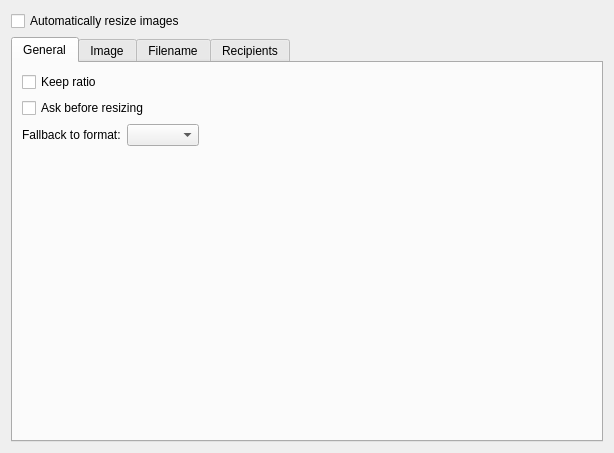
<?xml version="1.0" encoding="UTF-8"?>
<ui version="4.0">
 <class>ImageScalingWidget</class>
 <widget class="QWidget" name="ImageScalingWidget">
  <property name="geometry">
   <rect>
    <x>0</x>
    <y>0</y>
    <width>614</width>
    <height>453</height>
   </rect>
  </property>
  <layout class="QVBoxLayout" name="verticalLayout">
   <item>
    <widget class="QCheckBox" name="enabledAutoResize">
     <property name="text">
      <string>Automatically resize images</string>
     </property>
    </widget>
   </item>
   <item>
    <widget class="QTabWidget" name="tabWidget">
     <property name="currentIndex">
      <number>0</number>
     </property>
     <widget class="QWidget" name="tab">
      <attribute name="title">
       <string>General</string>
      </attribute>
      <layout class="QGridLayout" name="gridLayout_4">
       <item row="0" column="0">
        <widget class="QCheckBox" name="KeepImageRatio">
         <property name="text">
          <string>Keep ratio</string>
         </property>
        </widget>
       </item>
       <item row="1" column="0">
        <widget class="QCheckBox" name="AskBeforeResizing">
         <property name="text">
          <string>Ask before resizing</string>
         </property>
        </widget>
       </item>
       <item row="2" column="0">
        <layout class="QHBoxLayout" name="horizontalLayout">
         <item>
          <widget class="QLabel" name="label">
           <property name="text">
            <string>Fallback to format:</string>
           </property>
          </widget>
         </item>
         <item>
          <widget class="KComboBox" name="WriteToImageFormat"/>
         </item>
        </layout>
       </item>
       <item row="2" column="1">
        <spacer name="horizontalSpacer">
         <property name="orientation">
          <enum>Qt::Horizontal</enum>
         </property>
         <property name="sizeHint" stdset="0">
          <size>
           <width>350</width>
           <height>20</height>
          </size>
         </property>
        </spacer>
       </item>
       <item row="3" column="1">
        <spacer name="verticalSpacer">
         <property name="orientation">
          <enum>Qt::Vertical</enum>
         </property>
         <property name="sizeHint" stdset="0">
          <size>
           <width>20</width>
           <height>40</height>
          </size>
         </property>
        </spacer>
       </item>
      </layout>
     </widget>
     <widget class="QWidget" name="tab_2">
      <attribute name="title">
       <string>Image</string>
      </attribute>
      <layout class="QVBoxLayout" name="verticalLayout_2">
       <item>
        <widget class="QCheckBox" name="ReduceImageToMaximum">
         <property name="text">
          <string>Reduce image to maximum dimension:</string>
         </property>
        </widget>
       </item>
       <item>
        <layout class="QFormLayout" name="formLayout">
         <property name="fieldGrowthPolicy">
          <enum>QFormLayout::ExpandingFieldsGrow</enum>
         </property>
         <item row="0" column="0">
          <layout class="QVBoxLayout" name="verticalLayout_4">
           <item>
            <widget class="QLabel" name="label_2">
             <property name="text">
              <string>Maximum width:</string>
             </property>
            </widget>
           </item>
           <item>
            <widget class="QLabel" name="label_3">
             <property name="text">
              <string>Maximum height:</string>
             </property>
            </widget>
           </item>
          </layout>
         </item>
         <item row="0" column="1">
          <layout class="QGridLayout" name="gridLayout_2">
           <item row="0" column="0">
            <widget class="KComboBox" name="CBMaximumWidth"/>
           </item>
           <item row="2" column="0">
            <widget class="KComboBox" name="CBMaximumHeight"/>
           </item>
           <item row="0" column="1">
            <widget class="QSpinBox" name="customMaximumWidth">
             <property name="suffix">
              <string> px</string>
             </property>
             <property name="minimum">
              <number>1</number>
             </property>
             <property name="maximum">
              <number>999999</number>
             </property>
            </widget>
           </item>
           <item row="2" column="1">
            <widget class="QSpinBox" name="customMaximumHeight">
             <property name="suffix">
              <string> px</string>
             </property>
             <property name="minimum">
              <number>1</number>
             </property>
             <property name="maximum">
              <number>999999</number>
             </property>
            </widget>
           </item>
          </layout>
         </item>
        </layout>
       </item>
       <item>
        <widget class="QCheckBox" name="EnlargeImageToMinimum">
         <property name="text">
          <string>Enlarge image to minimum dimension</string>
         </property>
        </widget>
       </item>
       <item>
        <layout class="QFormLayout" name="formLayout_2">
         <item row="0" column="0">
          <layout class="QVBoxLayout" name="verticalLayout_5">
           <item>
            <widget class="QLabel" name="label_4">
             <property name="text">
              <string>Minimum width:</string>
             </property>
            </widget>
           </item>
           <item>
            <widget class="QLabel" name="label_5">
             <property name="text">
              <string>Minimum height:</string>
             </property>
            </widget>
           </item>
          </layout>
         </item>
         <item row="0" column="1">
          <layout class="QGridLayout" name="gridLayout_3">
           <item row="0" column="0">
            <widget class="KComboBox" name="CBMinimumWidth"/>
           </item>
           <item row="2" column="0">
            <widget class="KComboBox" name="CBMinimumHeight"/>
           </item>
           <item row="0" column="1">
            <widget class="QSpinBox" name="customMinimumWidth">
             <property name="suffix">
              <string> px</string>
             </property>
             <property name="minimum">
              <number>1</number>
             </property>
             <property name="maximum">
              <number>999999</number>
             </property>
            </widget>
           </item>
           <item row="2" column="1">
            <widget class="QSpinBox" name="customMinimumHeight">
             <property name="suffix">
              <string> px</string>
             </property>
             <property name="minimum">
              <number>1</number>
             </property>
             <property name="maximum">
              <number>999999</number>
             </property>
            </widget>
           </item>
          </layout>
         </item>
        </layout>
       </item>
       <item>
        <layout class="QHBoxLayout" name="horizontalLayout_2">
         <item>
          <widget class="QCheckBox" name="skipImageSizeLower">
           <property name="text">
            <string>Skip image whose size of the source file is lower than:</string>
           </property>
          </widget>
         </item>
         <item>
          <widget class="QSpinBox" name="imageSize">
           <property name="suffix">
            <string> KiB</string>
           </property>
           <property name="maximum">
            <number>99999</number>
           </property>
          </widget>
         </item>
        </layout>
       </item>
       <item>
        <spacer name="verticalSpacer_2">
         <property name="orientation">
          <enum>Qt::Vertical</enum>
         </property>
         <property name="sizeHint" stdset="0">
          <size>
           <width>20</width>
           <height>40</height>
          </size>
         </property>
        </spacer>
       </item>
      </layout>
     </widget>
     <widget class="QWidget" name="tab_3">
      <attribute name="title">
       <string>Filename</string>
      </attribute>
      <layout class="QVBoxLayout" name="verticalLayout_3">
       <item>
        <widget class="QGroupBox" name="filterSourceGroupBox">
         <property name="title">
          <string>Source filter</string>
         </property>
         <layout class="QVBoxLayout" name="verticalLayout_6">
          <item>
           <widget class="QRadioButton" name="notFilterFilename">
            <property name="text">
             <string>Do not filter (All files are included)</string>
            </property>
            <property name="checked">
             <bool>true</bool>
            </property>
           </widget>
          </item>
          <item>
           <widget class="QRadioButton" name="includeFilesWithPattern">
            <property name="text">
             <string>Include all files whose names contains one of the patterns</string>
            </property>
           </widget>
          </item>
          <item>
           <widget class="QRadioButton" name="excludeFilesWithPattern">
            <property name="text">
             <string>Exclude all files whose names contains one of the patterns</string>
            </property>
           </widget>
          </item>
          <item>
           <layout class="QHBoxLayout" name="horizontalLayout_3">
            <item>
             <widget class="QLabel" name="patternLabel">
              <property name="text">
               <string>Pattern:</string>
              </property>
             </widget>
            </item>
            <item>
             <widget class="KLineEdit" name="pattern">
              <property name="whatsThis">
               <string>This line allows to define several pattern. Separate them with ';'.</string>
              </property>
              <property name="placeholderText">
               <string>Specify patterns separate with ';'</string>
              </property>
              <property name="showClearButton" stdset="0">
               <bool>true</bool>
              </property>
         <property name="trapReturnKey">
           <bool>true</bool>
         </property>
             </widget>
            </item>
           </layout>
          </item>
         </layout>
        </widget>
       </item>
       <item>
        <widget class="QGroupBox" name="groupBox_2">
         <property name="title">
          <string>Image Format</string>
         </property>
         <layout class="QVBoxLayout" name="verticalLayout_9">
          <item>
           <widget class="QCheckBox" name="resizeImageWithFormats">
            <property name="text">
             <string>Resize all images with one of these formats</string>
            </property>
           </widget>
          </item>
          <item>
           <widget class="MessageComposer::ImageScalingSelectFormat" name="resizeImageWithFormatsType" native="true"/>
          </item>
         </layout>
        </widget>
       </item>
       <item>
        <widget class="QGroupBox" name="groupBox">
         <property name="title">
          <string>Resize filename</string>
         </property>
         <layout class="QGridLayout" name="gridLayout">
          <item row="3" column="0">
           <spacer name="verticalSpacer_3">
            <property name="orientation">
             <enum>Qt::Vertical</enum>
            </property>
            <property name="sizeHint" stdset="0">
             <size>
              <width>20</width>
              <height>40</height>
             </size>
            </property>
           </spacer>
          </item>
          <item row="1" column="0">
           <widget class="KLineEdit" name="renameResizedImagePattern">
            <property name="showClearButton" stdset="0">
             <bool>true</bool>
            </property>
         <property name="trapReturnKey">
           <bool>true</bool>
         </property>
           </widget>
          </item>
          <item row="0" column="0">
           <widget class="QCheckBox" name="renameResizedImage">
            <property name="text">
             <string>Rename resized images with following pattern:</string>
            </property>
           </widget>
          </item>
          <item row="1" column="1">
           <widget class="QLabel" name="help">
            <property name="text">
             <string/>
            </property>
           </widget>
          </item>
         </layout>
        </widget>
       </item>
      </layout>
     </widget>
     <widget class="QWidget" name="tab_4">
      <attribute name="title">
       <string>Recipients</string>
      </attribute>
      <layout class="QVBoxLayout" name="verticalLayout_8">
       <item>
        <widget class="QRadioButton" name="doNotFilterRecipients">
         <property name="text">
          <string>Do not filter (All recipients are allowed)</string>
         </property>
         <property name="checked">
          <bool>true</bool>
         </property>
        </widget>
       </item>
       <item>
        <widget class="QRadioButton" name="resizeEachEmails">
         <property name="text">
          <string>Resize if each emails address contains one of the pattern</string>
         </property>
        </widget>
       </item>
       <item>
        <widget class="QRadioButton" name="resizeOneEmails">
         <property name="text">
          <string>Resize if one emails address contains one of the pattern</string>
         </property>
        </widget>
       </item>
       <item>
        <widget class="KLineEdit" name="resizeEmailsPattern">
         <property name="placeholderText">
          <string>Specify patterns separate with ';'</string>
         </property>
         <property name="showClearButton" stdset="0">
          <bool>true</bool>
         </property>
         <property name="trapReturnKey">
           <bool>true</bool>
         </property>
        </widget>
       </item>
       <item>
        <widget class="QRadioButton" name="doNotResizeEachEmails">
         <property name="text">
          <string>Do not resize if each emails address contains one of the pattern</string>
         </property>
        </widget>
       </item>
       <item>
        <widget class="QRadioButton" name="doNotResizeOneEmails">
         <property name="text">
          <string>Do not resize if one emails address contains one of the pattern</string>
         </property>
        </widget>
       </item>
       <item>
        <widget class="KLineEdit" name="doNotResizePattern">
         <property name="placeholderText">
          <string>Specify patterns separate with ';'</string>
         </property>
         <property name="showClearButton" stdset="0">
          <bool>true</bool>
         </property>
         <property name="trapReturnKey">
           <bool>true</bool>
         </property>
        </widget>
       </item>
       <item>
        <spacer name="verticalSpacer_4">
         <property name="orientation">
          <enum>Qt::Vertical</enum>
         </property>
         <property name="sizeHint" stdset="0">
          <size>
           <width>20</width>
           <height>40</height>
          </size>
         </property>
        </spacer>
       </item>
      </layout>
     </widget>
    </widget>
   </item>
  </layout>
 </widget>
 <customwidgets>
  <customwidget>
   <class>KComboBox</class>
   <extends>QComboBox</extends>
   <header>kcombobox.h</header>
   <container>1</container>
  </customwidget>
  <customwidget>
   <class>KLineEdit</class>
   <extends>QLineEdit</extends>
   <header>klineedit.h</header>
   <container>1</container>
  </customwidget>
  <customwidget>
   <class>MessageComposer::ImageScalingSelectFormat</class>
   <extends>QWidget</extends>
   <header>imagescaling/imagescalingselectformat.h</header>
  </customwidget>
 </customwidgets>
 <resources/>
 <connections/>
</ui>
